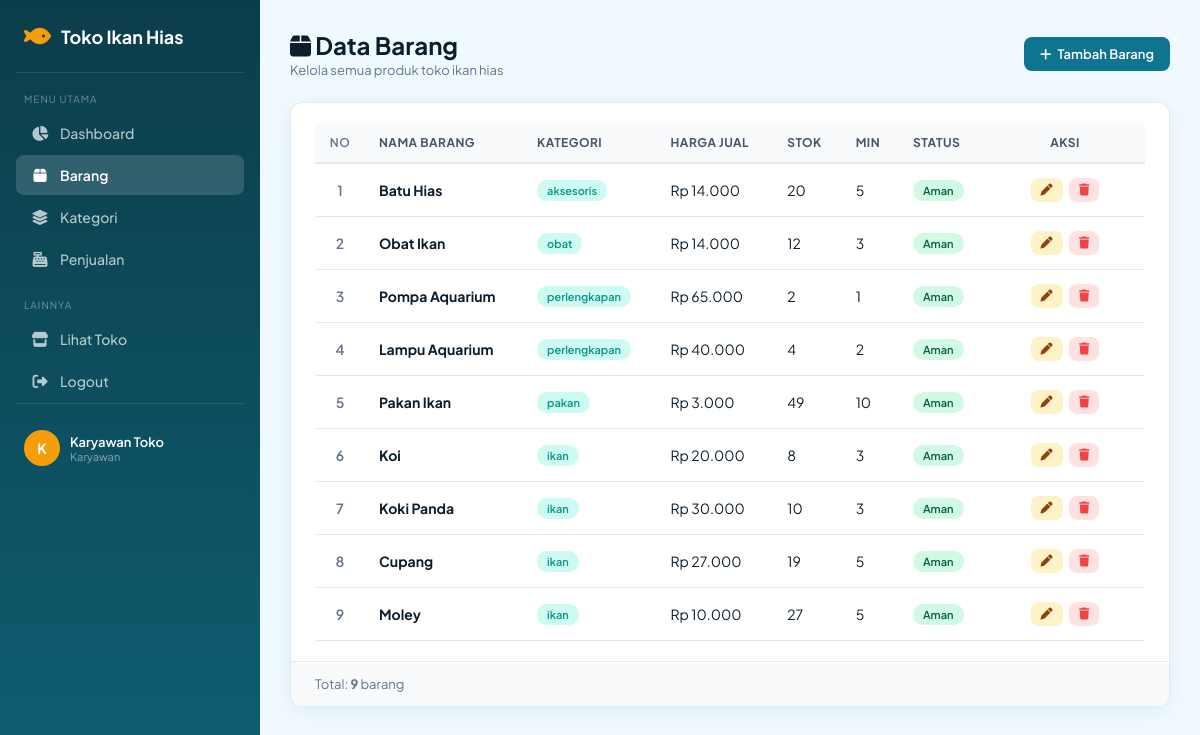
The app's page /MVC/index.php?page=barang (signed in) with its own data.
### tables this page shows
CREATE TABLE barang (
    id_barang INT AUTO_INCREMENT,
    id_kategori INT NOT NULL,
    nama_barang VARCHAR(50) NOT NULL,
    harga_jual DECIMAL(12, 2) NOT NULL DEFAULT 0.00,
    stok INT NOT NULL DEFAULT 0,
    stok_minimum INT NOT NULL DEFAULT 0,
    CONSTRAINT pk_barang PRIMARY KEY (id_barang),
    CONSTRAINT fk_barang_kategori FOREIGN KEY (id_kategori) REFERENCES kategori (id_kategori) ON UPDATE CASCADE ON DELETE RESTRICT,
    CONSTRAINT chk_barang_harga CHECK (harga_jual >= 0),
    CONSTRAINT chk_barang_stok CHECK (stok >= 0),
    CONSTRAINT chk_barang_stok_min CHECK (stok_minimum >= 0)
);

CREATE TABLE kategori (
    id_kategori INT AUTO_INCREMENT,
    nama_kategori VARCHAR(30) NOT NULL,
    CONSTRAINT pk_kategori PRIMARY KEY (id_kategori),
    CONSTRAINT uq_kategori_nama UNIQUE (nama_kategori)
);

### MVC/Model/Barang.php (called while the page is built, shortened)
<?php
require_once __DIR__ . '/../koneksi.php';
class Barang
{
    private mysqli $conn;
    public function __construct()
    {
        global $conn;
        $this->conn = $conn;
    }
    public function semua(): array
    {
        $result = $this->conn->query(
            'SELECT b.*, k.nama_kategori
             FROM barang b
             JOIN kategori k ON k.id_kategori = b.id_kategori
             ORDER BY b.id_barang DESC'
        );
        return $result->fetch_all(MYSQLI_ASSOC);
    }
}

### MVC/View/admin/barang/index.php (the view, shortened to what this page needs)
<!DOCTYPE html>
<html lang="id">
<head>
    <link rel="stylesheet" href="https://cdnjs.cloudflare.com/ajax/libs/font-awesome/6.4.0/css/all.min.css">
    <link rel="stylesheet" href="View/style.css">
</head>
<body>
<div class="admin-layout">
    <?php require __DIR__ . '/../../templates/sidebar.php'; ?>
    <main class="admin-main">
        <div class="page-header">
            <div>
                <h1><i class="fa-solid fa-box"></i> Data Barang</h1>
                <p>Kelola semua produk toko ikan hias</p>
            </div>
            <a href="index.php?page=barang&aksi=tambah" class="btn btn-primary"><i class="fa-solid fa-plus"></i> Tambah Barang</a>
        </div>
        <div class="card">
            <div class="table-container">
                <table>
                    <thead>
                        <tr>
                            <th class="number-col">No</th>
                            <th>Nama Barang</th>
                            <th>Kategori</th>
                            <th>Harga Jual</th>
                            <th>Stok</th>
                            <th>Min</th>
                            <th>Status</th>
                            <th class="action-col">Aksi</th>
                        </tr>
                    </thead>
                    <tbody>
                    <?php if ($dataBarang): ?>
                    <?php foreach ($dataBarang as $i => $b): ?>
                        <tr>
                            <td class="number-col"><?= $i + 1 ?></td>
                            <td><strong><?= htmlspecialchars($b['nama_barang']) ?></strong></td>
                            <td><span class="badge badge-teal"><?= htmlspecialchars($b['nama_kategori']) ?></span></td>
                            <td>Rp <?= number_format($b['harga_jual'], 0, ',', '.') ?></td>
                            <td><?= $b['stok'] ?></td>
                            <td><?= $b['stok_minimum'] ?></td>
                            <td>
                                <?php if ($b['stok'] <= $b['stok_minimum']): ?>
                                    <span class="badge badge-red">Menipis</span>
                                <?php else: ?>
                                    <span class="badge badge-green">Aman</span>
                                <?php endif; ?>
                            </td>
                            <td class="action-col">
                                <a href="index.php?page=barang&aksi=edit&id=<?= $b['id_barang'] ?>" class="btn btn-warning btn-sm"><i class="fa-solid fa-pen"></i></a>
                                <a href="index.php?page=barang&aksi=hapus&id=<?= $b['id_barang'] ?>" class="btn btn-danger btn-sm" onclick="return confirm('Yakin hapus barang ini?')"><i class="fa-solid fa-trash"></i></a>
                            </td>
                        </tr>
                    <?php endforeach; ?>
                    <?php else: ?>
                        <tr><td colspan="8"><div class="empty-state"><i class="fa-regular fa-folder-open"></i><h2>Belum ada barang</h2><p>Klik Tambah Barang untuk menambahkan.</p></div></td></tr>
                    <?php endif; ?>
                    </tbody>
                </table>
            </div>
            <div class="table-footer">
                <span>Total: <strong><?= count($dataBarang) ?></strong> barang</span>
            </div>
        </div>
    </main>
</div>
</body>
</html>

### MVC/View/style.css (style rules this page uses)
:root { --primary: #0e7490; --primary-dark: #0c5f73; --primary-light: #e0f7fa; --accent: #f59e0b; --accent-hover: #d97706; --bg: #f0f9ff; --card-bg: #ffffff; --text-main: #0c1e2b; --text-muted: #64748b; --border: #e2e8f0; --danger: #ef4444; --success: #10b981; --shadow: 0 4px 20px rgba(14, 116, 144, .08); --shadow-lg: 0 10px 40px rgba(14, 116, 144, .12); --radius: 12px; --sidebar-w: 260px; }
* { box-sizing: border-box; margin: 0; padding: 0; }
body { font-family: 'Plus Jakarta Sans', 'Segoe UI', sans-serif; color: var(--text-main); background: var(--bg); }
a { text-decoration: none; color: inherit; }
.admin-layout { display: flex; min-height: 100vh; }
.admin-main { margin-left: var(--sidebar-w); flex: 1; padding: 30px; background: var(--bg); min-height: 100vh; }
.page-header { display: flex; align-items: center; justify-content: space-between; flex-wrap: wrap; gap: 16px; margin-bottom: 24px; }
.page-header h1 { font-size: 24px; font-weight: 700; }
.page-header p { color: var(--text-muted); font-size: 13px; margin-top: 2px; }
.card { background: var(--card-bg); border: 1px solid var(--border); border-radius: var(--radius); box-shadow: var(--shadow); overflow: hidden; }
.table-container { overflow-x: auto; padding: 20px 24px; }
table { width: 100%; border-collapse: separate; border-spacing: 0; text-align: left; }
thead th { padding: 12px 14px; border-bottom: 2px solid var(--border); background: #f8fafc; color: #475569; font-size: 12px; font-weight: 700; letter-spacing: .04em; text-transform: uppercase; }
tbody td { padding: 14px; border-bottom: 1px solid var(--border); font-size: 14px; vertical-align: middle; }
.number-col { width: 50px; text-align: center; color: var(--text-muted); font-weight: 600; }
.action-col { width: 160px; text-align: center; }
.action-col a, .action-col button { margin: 0 2px; }
.btn { display: inline-flex; align-items: center; justify-content: center; gap: 6px; padding: 9px 16px; border: none; border-radius: 8px; font-size: 13px; font-weight: 600; cursor: pointer; text-decoration: none; transition: .2s; }
.btn-primary { background: var(--primary); color: #fff; }
.btn-warning { background: #fef3c7; color: #92400e; }
.btn-danger { background: #fee2e2; color: var(--danger); padding: 7px 12px; }
.btn-sm { padding: 6px 10px; font-size: 12px; }
.badge { display: inline-block; padding: 4px 10px; border-radius: 20px; font-size: 11px; font-weight: 600; }
.badge-teal { background: #ccfbf1; color: #0d9488; }
.badge-green { background: #d1fae5; color: #065f46; }
.table-footer { display: flex; justify-content: space-between; gap: 12px; padding: 14px 24px; border-top: 1px solid var(--border); background: #f8fafc; color: var(--text-muted); font-size: 13px; }

### records on screen
barang: nama_barang "Batu Hias", id_kategori.nama_kategori "aksesoris", harga_jual "14.000", stok "20", stok_minimum "5", shows "Aman"
barang: nama_barang "Obat Ikan", id_kategori.nama_kategori "obat", harga_jual "14.000", stok "12", stok_minimum "3", shows "Aman"
barang: nama_barang "Pompa Aquarium", id_kategori.nama_kategori "perlengkapan", harga_jual "65.000", stok "2", stok_minimum "1", shows "Aman"
barang: nama_barang "Lampu Aquarium", id_kategori.nama_kategori "perlengkapan", harga_jual "40.000", stok "4", stok_minimum "2", shows "Aman"
barang: nama_barang "Pakan Ikan", id_kategori.nama_kategori "pakan", harga_jual "3.000", stok "49", stok_minimum "10", shows "Aman"
barang: nama_barang "Koi", id_kategori.nama_kategori "ikan", harga_jual "20.000", stok "8", stok_minimum "3", shows "Aman"
barang: nama_barang "Koki Panda", id_kategori.nama_kategori "ikan", harga_jual "30.000", stok "10", stok_minimum "3", shows "Aman"
barang: nama_barang "Cupang", id_kategori.nama_kategori "ikan", harga_jual "27.000", stok "19", stok_minimum "5", shows "Aman"
barang: nama_barang "Moley", id_kategori.nama_kategori "ikan", harga_jual "10.000", stok "27", stok_minimum "5", shows "Aman"

### other values on screen
$initial "K"
$userNama "Karyawan Toko"
$userPeran "Karyawan"
count($dataBarang) "9"
